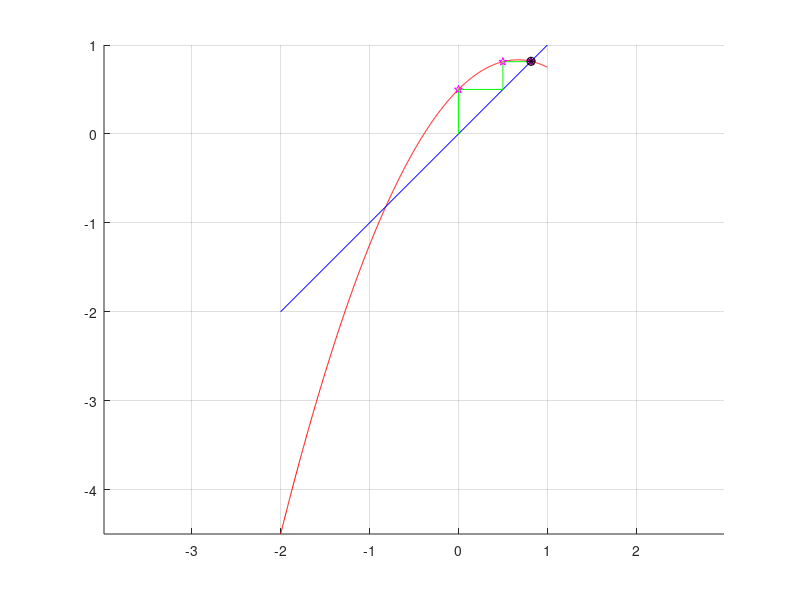

Recreate this plot in MATLAB.
%
% Vienos lygties sprendimas: paprastuju iteraciju metodas
% 
function Pvz_SMA_1_4_Viena_lygtis_simple_iteration
clc,close all

%------------------------   PRADINIAI DUOMENYS  ----------------------------

% range=[-10,10] % parenkame vaizdavimo intervala
range=[-2,1]

% x0=-1.3    % parenkame pradini artini
x0=0
% x0=0.0001
eps=1e-4   % parenkame sprendinio tikslumo reiksme

nitmax=1000 % parenkame didziausia leistina iteraciju skaiciu

method='simple_iteration'  % parenkame metoda

alpha=1 % parenkame daugiklio reiksme
% alpha=-1
% alpha=-100
% alpha=-7
alpha=-2
% alpha=-10

% braizomas funkcijos grafikas
npoints=1000; x=range(1): (range(2)-range(1))/(npoints-1) :range(2);  fff=f(x);
figure(1); grid on; hold on; axis equal;
plot(x,fff/alpha+x,'r-');
plot(range,range,'b-');

%------------------------   SPRENDIMAS  -----------------------------------

xn=x0;prec=1e20; nit=0; % pradinis artinys, pradine tikslumo reiksme ir iteracijos numeris
while prec > eps  % iteracijos
    nit=nit+1;
    if nit > nitmax, fprintf('Virsytas leistinas iteraciju skaicius. Tikslumas nepasiektas');return;end

    if strcmp(method,'simple_iteration')
            fn=f(xn)/alpha+xn;
            plot([xn,xn,fn],[xn,fn,fn],'g-');
            plot(xn,fn,'mp');
            xn=fn;
    else, fprintf('neaprasytas metodas \n');
    end
     
        pause
        
    prec=abs(f(xn));
    fprintf(1,'iteracija %d  x= %g  prec= %g \n',nit,xn,prec);
end
plot(xn,fn,'k*');plot(xn,fn,'ko');

fprintf(1,'\n tikslumas pasiektas, saknis xmid=%g\n\n',xn);

end


function fff=f(x)
    fff=1.5*x.^2-1; %+0.1*sin(100*x);
%     fff=64*x.^4-576*x.^3+10*x.^2+9*x;
return
end